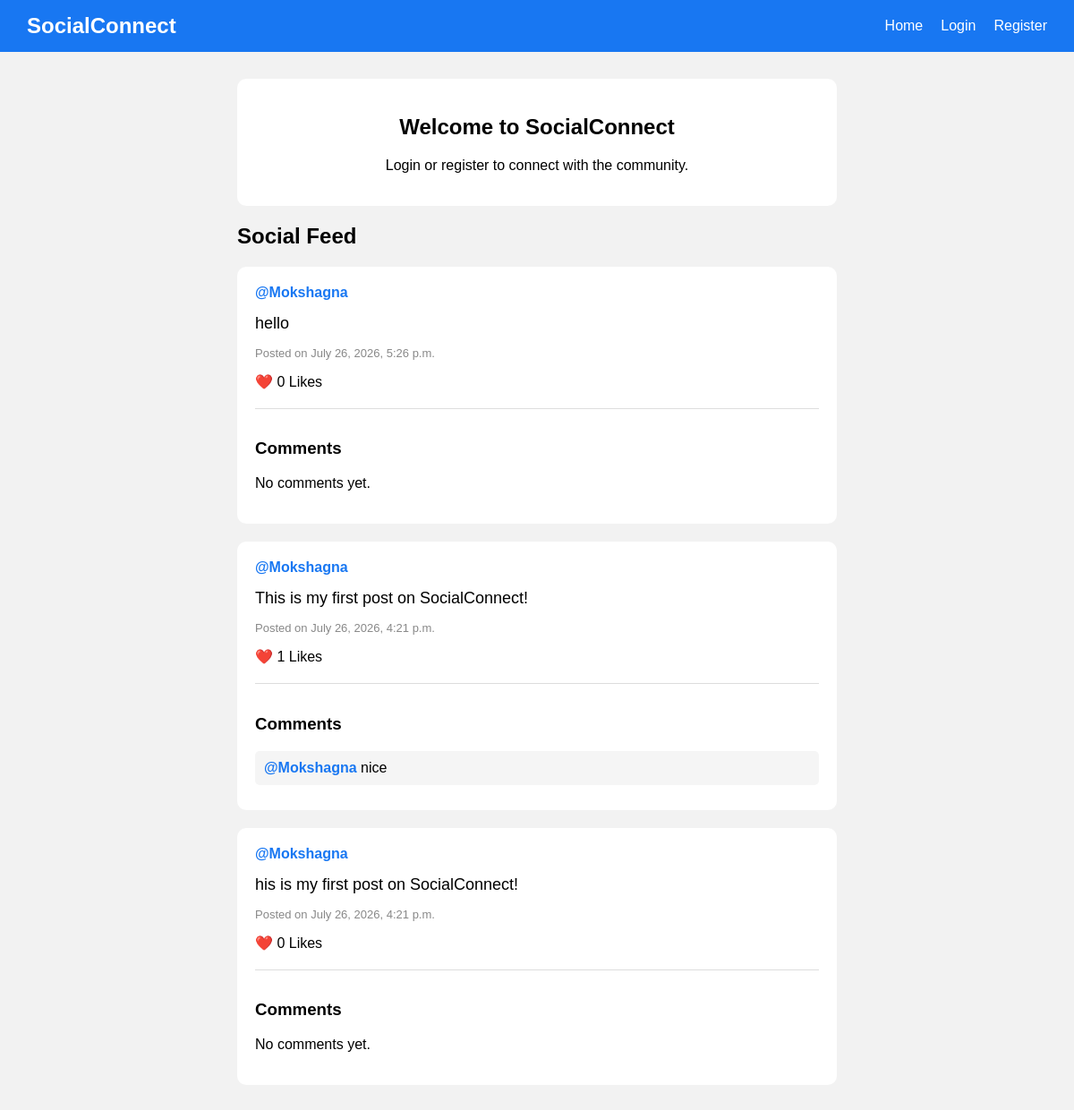
The app's page /social/ with its own data.
### social/models.py (models this page shows, shortened)
class Post(models.Model):
    user = models.ForeignKey(User, on_delete=models.CASCADE)
    content = models.TextField()
    image = models.ImageField(upload_to='posts/', blank=True, null=True)
    created_at = models.DateTimeField(auto_now_add=True)

class Comment(models.Model):
    post = models.ForeignKey(Post, on_delete=models.CASCADE, related_name='comments')
    user = models.ForeignKey(User, on_delete=models.CASCADE)
    content = models.TextField()
    created_at = models.DateTimeField(auto_now_add=True)

### social/views.py (the view)
# urls.py: 2. Add a URL to urlpatterns:  path('', views.home, name='home')
def home(request):
    posts = Post.objects.all().order_by("-created_at")
    return render(request, "social/social_home.html", {
        "posts": posts
    })

### templates/social/social_home.html (shortened to what this page needs)
<!DOCTYPE html>
<html lang="en">
<head>
</head>
<body>
<nav>
    <h2>SocialConnect</h2>
    <a href="/social/">
        Home
    </a>
    {% if user.is_authenticated %}
        <a href="/social/profile/{{ user.username }}/">
            My Profile
        </a>
        <a href="/social/create-post/">
            Create Post
        </a>
        <a href="/social/logout/">
            Logout
        </a>
    {% else %}
        <a href="/social/login/">
            Login
        </a>
        <a href="/social/register/">
            Register
        </a>
    {% endif %}
</nav>
<div class="container">
    {% if user.is_authenticated %}
        <div class="welcome">
            <h2>
                Welcome, {{ user.username }}! 👋
            </h2>
            <p>
                Share your thoughts and connect with others.
            </p>
        </div>
        <div class="create-post">
            <h3>
                What's on your mind?
            </h3>
            <a href="/social/create-post/">
                Create a New Post
            </a>
        </div>
    {% else %}
        <div class="welcome">
            <h2>
                Welcome to SocialConnect
            </h2>
            <p>
                Login or register to connect with the community.
            </p>
        </div>
    {% endif %}
    <h2>
        Social Feed
    </h2>
    {% for post in posts %}
        <div class="post">
            <div class="post-header">
                <a href="/social/profile/{{ post.user.username }}/">
                    @{{ post.user.username }}
                </a>
            </div>
            <div class="post-content">
                {{ post.content }}
            </div>
            <div class="post-date">
                Posted on {{ post.created_at }}
            </div>
            <div class="like-section">
                <span>
                    ❤️ {{ post.likes.count }} Likes
                </span>
            </div>
            <div class="comments">
                <h3>
                    Comments
                </h3>
                {% for comment in post.comments.all %}
                    <div class="comment">
                        <strong>
                            @{{ comment.user.username }}
                        </strong>
                        {{ comment.content }}
                    </div>
                {% empty %}
                    <p>
                        No comments yet.
                    </p>
                {% endfor %}
            </div>
        </div>
    {% endfor %}
</div>
</body>
</html>

### templates/social/social_home.html (style rules this page uses)
* { box-sizing: border-box; }
body { font-family: Arial, sans-serif; background-color: #f2f2f2; margin: 0; }
nav { background-color: #1877f2; color: white; padding: 15px 30px; display: flex; align-items: center; flex-wrap: wrap; gap: 20px; }
nav h2 { margin: 0; margin-right: auto; }
nav a { color: white; text-decoration: none; }
.container { max-width: 700px; margin: 30px auto; padding: 0 15px; }
.welcome { background-color: white; padding: 20px; border-radius: 10px; margin-bottom: 20px; text-align: center; }
.post { background-color: white; padding: 20px; border-radius: 10px; margin-bottom: 20px; }
.post-header { margin-bottom: 15px; }
.post-header a { color: #1877f2; text-decoration: none; font-weight: bold; }
.post-content { font-size: 18px; margin: 15px 0; word-wrap: break-word; }
.post-date { color: #888; font-size: 13px; }
.like-section { margin-top: 15px; }
.comments { margin-top: 20px; border-top: 1px solid #ddd; padding-top: 15px; }
.comment { background-color: #f5f5f5; padding: 10px; margin: 8px 0; border-radius: 5px; }
.comment strong { color: #1877f2; }

### records on screen
Post: user.username "Mokshagna", content "hello", created_at "July 26, 2026, 5:26 p.m.", likes.count "0"
Post: user.username "Mokshagna", content "This is my first post on SocialConnect!", created_at "July 26, 2026, 4:21 p.m.", likes.count "1"
Comment: user.username "Mokshagna", content "nice"
Post: user.username "Mokshagna", content "his is my first post on SocialConnect!", created_at "July 26, 2026, 4:21 p.m.", likes.count "0"
